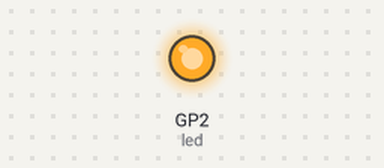
Recording of a program running on a simulated Raspberry Pi Pico running MicroPython. Parts: output pins drawn as LEDs (lit = HIGH). At 4.0 s the program stops and its outputs stay as they are.

Above: at 0.1 s.
At 2.1 s:
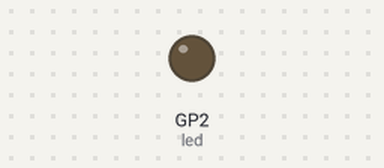
Timing chart, 0 to 3.6 s (numbered marks = the images above):
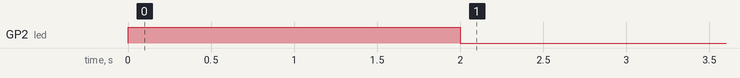

The program:

led2.py
```python
from machine import Pin # type: ignore
import time

# Set up the built-in LED (on GPIO pin 0 for Pico W)
# led2 = Pin(2, Pin.OUT)
led = Pin(2, Pin.OUT)

# while True:
led.on()
time.sleep(2)
led.off()
time.sleep(2)
```
